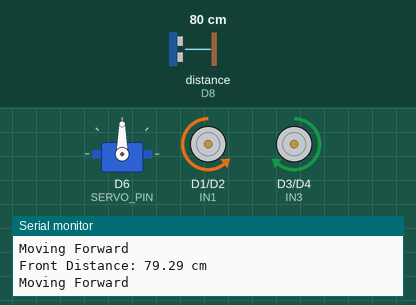
This sketch was run on a simulated ESP8266 (NodeMCU). Parts: servo, motor-driver pin pairs drawn as motors (green arrow = first pin HIGH = forward, orange = second pin HIGH = backward, longer = more drive, scaled by the enable pin), the last lines printed to the serial monitor. Wiring (inferred from the names in the program): ultrasonic range finder: trigger D7; echo D8. The inputs (shaded band) are chosen by the test bench; at power-on: distance to the obstacle (sensor on D8) 80 cm. The echo pulse lasts 58.3 µs per cm.

Above: at 4.2 s.
4.3 s: distance to the obstacle (sensor on D8) set to 34 cm
5.8 s: distance to the obstacle (sensor on D8) set to 28 cm
At 8.5 s:
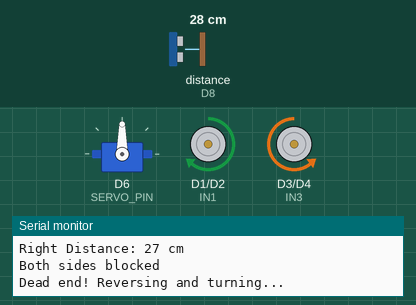
8.8 s: distance to the obstacle (sensor on D8) set to 35 cm
At 9.7 s:
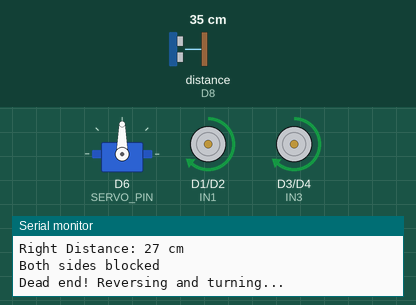
11.5 s: distance to the obstacle (sensor on D8) set to 18 cm
At 12.3 s:
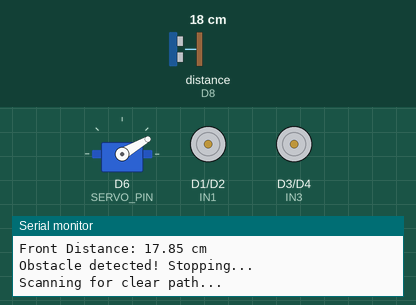
Timing chart, 0 to 15.5 s (numbered marks = the images above; inputs shaded):
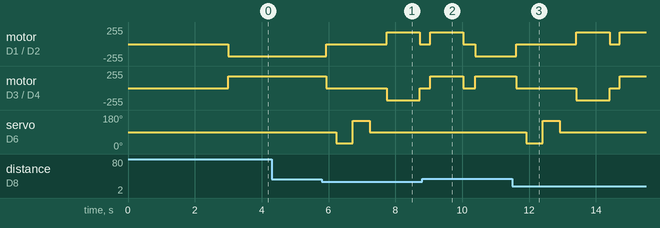

The sketch:

Obstacle_Avoidace_Robot1.ino
```cpp
/*
 * Autonomous Obstacle Avoidance Robot using ESP8266 NodeMCU
 * Uses ultrasonic sensor with servo scanning for intelligent navigation
 */

#include <Servo.h>

// Ultrasonic Sensor PINs
#define TRIG_PIN D7    // GPIO13 - connected to Ultrasonic Sensor's TRIG pin
#define ECHO_PIN D8    // GPIO15 - connected to Ultrasonic Sensor's ECHO pin
#define SERVO_PIN D6   // GPIO12 - connected to Servo Motor (for sensor scanning)

// Motor PINs
#define ENA D0    // GPIO16 - Motor A Enable
#define IN1 D1    // GPIO5  - Motor A Input 1
#define IN2 D2    // GPIO4  - Motor A Input 2
#define IN3 D3    // GPIO0  - Motor B Input 1
#define IN4 D4    // GPIO2  - Motor B Input 2
#define ENB D5    // GPIO14 - Motor B Enable

// Distance thresholds
#define OBSTACLE_DISTANCE 30    // Stop if obstacle within 30cm
#define TURN_DISTANCE 40       // Start looking for path if obstacle within 40cm
#define EMERGENCY_DISTANCE 15  // Emergency reverse distance

// Robot speed
int Speed = 180;              // Motor speed (0-255)

// Sensor variables
float duration_us, distance_cm;
Servo sensorServo;            // Servo for scanning

void setup() {
  Serial.begin(115200);

  // Initialize ultrasonic sensor pins
  pinMode(TRIG_PIN, OUTPUT);
  pinMode(ECHO_PIN, INPUT);

  // Initialize servo
  sensorServo.attach(SERVO_PIN,500,2400);
  sensorServo.write(90); // Center position
  delay(1000);

  // Initialize motor pins
  pinMode(ENA, OUTPUT);
  pinMode(IN1, OUTPUT);
  pinMode(IN2, OUTPUT);
  pinMode(IN3, OUTPUT);
  pinMode(IN4, OUTPUT);
  pinMode(ENB, OUTPUT);

  // Stop motors initially
  carStop();

  Serial.println("Autonomous Obstacle Avoidance Robot Starting...");
  delay(2000);
  Serial.println("Robot Active!");
}

// Function to measure distance
float getDistance() {
  // Send trigger pulse
  digitalWrite(TRIG_PIN, LOW);
  delayMicroseconds(2);
  digitalWrite(TRIG_PIN, HIGH);
  delayMicroseconds(10);
  digitalWrite(TRIG_PIN, LOW);

  // Measure echo pulse duration
  duration_us = pulseIn(ECHO_PIN, HIGH);

  // Calculate distance (speed of sound = 343 m/s)
  distance_cm = (duration_us * 0.034) / 2;

  return distance_cm;
}

// Function to scan left and right for clear path
int scanForPath() {
  int leftDistance, rightDistance;

  Serial.println("Scanning for clear path...");

  // Scan right (30 degrees)
  sensorServo.write(30);
  delay(500);
  rightDistance = getDistance();

  // Scan left (150 degrees)
  sensorServo.write(150);
  delay(500);
  leftDistance = getDistance();

  // Return to center
  sensorServo.write(90);
  delay(500);

  Serial.print("Left Distance: "); Serial.print(leftDistance); Serial.println(" cm");
  Serial.print("Right Distance: "); Serial.print(rightDistance); Serial.println(" cm");

  // Return direction: 1 = right, -1 = left, 0 = both blocked
  if (rightDistance > leftDistance && rightDistance > TURN_DISTANCE) {
    Serial.println("Right path is clearer");
    return 1; // Turn right
  } else if (leftDistance > TURN_DISTANCE) {
    Serial.println("Left path is clearer");
    return -1; // Turn left
  }
  Serial.println("Both sides blocked");
  return 0; // Both sides blocked
}

// Motor control functions
void carForward() {
  analogWrite(ENA, Speed);
  analogWrite(ENB, Speed);
  digitalWrite(IN1, LOW);
  digitalWrite(IN2, HIGH);  // Motor A forward
  digitalWrite(IN3, HIGH);
  digitalWrite(IN4, LOW);   // Motor B forward
}

void carBackward() {
  analogWrite(ENA, Speed);
  analogWrite(ENB, Speed);
  digitalWrite(IN1, HIGH);
  digitalWrite(IN2, LOW);   // Motor A backward
  digitalWrite(IN3, LOW);
  digitalWrite(IN4, HIGH);  // Motor B backward
}

void carTurnLeft() {
  analogWrite(ENA, Speed);
  analogWrite(ENB, Speed);
  digitalWrite(IN1, LOW);
  digitalWrite(IN2, HIGH);  // Motor A forward
  digitalWrite(IN3, LOW);
  digitalWrite(IN4, HIGH);  // Motor B backward
}

void carTurnRight() {
  analogWrite(ENA, Speed);
  analogWrite(ENB, Speed);
  digitalWrite(IN1, HIGH);
  digitalWrite(IN2, LOW);   // Motor A backward
  digitalWrite(IN3, HIGH);
  digitalWrite(IN4, LOW);   // Motor B forward
}

void carStop() {
  digitalWrite(IN1, LOW);
  digitalWrite(IN2, LOW);
  digitalWrite(IN3, LOW);
  digitalWrite(IN4, LOW);
}

void loop() {
  // Get front distance
  float frontDistance = getDistance();

  Serial.print("Front Distance: "); Serial.print(frontDistance); Serial.println(" cm");

  if (frontDistance > OBSTACLE_DISTANCE) {
    // Path is clear, move forward
    carForward();
    Serial.println("Moving Forward");
    delay(100);
  }
  else if (frontDistance > EMERGENCY_DISTANCE) {
    // Obstacle detected, stop and scan for alternative path
    carStop();
    Serial.println("Obstacle detected! Stopping...");
    delay(300);

    int direction = scanForPath();

    if (direction == 1) {
      // Turn right
      Serial.println("Turning Right");
      carTurnRight();
      delay(800); // Turn duration
      carStop();
      delay(200);
    }
    else if (direction == -1) {
      // Turn left
      Serial.println("Turning Left");
      carTurnLeft();
      delay(800); // Turn duration
      carStop();
      delay(200);
    }
    else {
      // Both sides blocked, reverse and turn
      Serial.println("Dead end! Reversing and turning...");
      carBackward();
      delay(1000);
      carStop();
      delay(300);

      // Try turning right after reversing
      carTurnRight();
      delay(1000);
      carStop();
      delay(300);
    }
  }
  else {
    // Very close obstacle, emergency maneuver
    Serial.println("EMERGENCY! Object too close - Reversing!");
    carStop();
    delay(200);
    carBackward();
    delay(1500);
    carStop();
    delay(500);

    // Turn right after emergency reverse
    carTurnRight();
    delay(1200);
    carStop();
    delay(300);
  }

  delay(50); // Small delay for stability
}
```

Measured:
- the behaviour switches between 31 and 30 cm on distance to the obstacle (sensor on D8) (found by bisection; images 0 and 1)
- after the input at 5.8 s, motor on D1 (IN1) / D2 (IN2): backward 180/255 → stopped after 0.13 s, → forward 180/255 1.8 s later, → stopped 1.0 s later; motor on D3 (IN3) / D4 (IN4): forward 180/255 → stopped after 0.13 s, → backward 180/255 1.8 s later, → stopped 1.0 s later
- after the input at 8.8 s, servo on D6 (SERVO_PIN): stays 90° (without the input it goes to 30° after 1.9 s)
- after the input at 11.5 s, motor on D1 (IN1) / D2 (IN2): backward 180/255 → stopped after 0.11 s, → forward 180/255 1.8 s later, → stopped 1.0 s later, → forward 180/255 0.30 s later; motor on D3 (IN3) / D4 (IN4): forward 180/255 → stopped after 0.11 s, → backward 180/255 1.8 s later, → stopped 1.0 s later, → forward 180/255 0.30 s later
